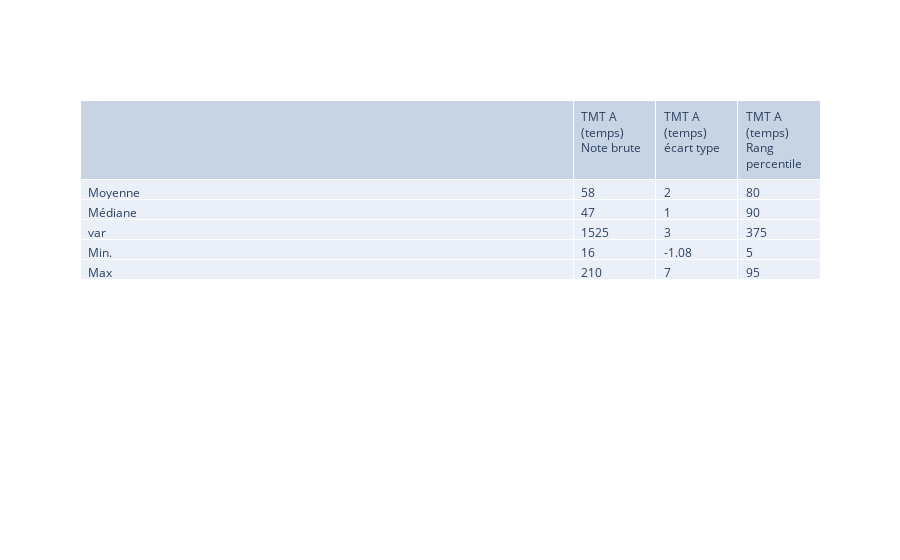

Here is the notebook cell this chart was saved with:
### Code cell
display(HTML('<h4>3. TMT A (temps)</h4>'))

df_tmta=df_tmt[df_tmt["TMT A (temps) Note brute"].notna()]

nb_avg = round(df_tmta["TMT A (temps) Note brute"].mean())
nb_med = round(df_tmta["TMT A (temps) Note brute"].median())
nb_var = round(df_tmta["TMT A (temps) Note brute"].var())
nb_min = df_tmta["TMT A (temps) Note brute"].min()
nb_max = df_tmta["TMT A (temps) Note brute"].max()
#
ec_avg = round(df_tmta["TMT A (temps) écart type"].mean())
ec_med = round(df_tmta["TMT A (temps) écart type"].median())
ec_var = round(df_tmta["TMT A (temps) écart type"].var())
ec_min = df_tmta["TMT A (temps) écart type"].min()
ec_max = df_tmta["TMT A (temps) écart type"].max()
#
rp_avg = round(df_tmta["TMT A (temps) Rang percentile"].mean())
rp_med = round(df_tmta["TMT A (temps) Rang percentile"].median())
rp_var = round(df_tmta["TMT A (temps) Rang percentile"].var())
rp_min = df_tmta["TMT A (temps) Rang percentile"].min()
rp_max = df_tmta["TMT A (temps) Rang percentile"].max()

columns = ['',"TMT A (temps) Note brute", "TMT A (temps) écart type", "TMT A (temps) Rang percentile"]

myarr = [['Moyenne', 'Médiane', 'var', 'Min.', 'Max']]
myarr.append([nb_avg, nb_med, nb_var, nb_min, nb_max])
myarr.append([ec_avg, ec_med, ec_var, ec_min, ec_max])
myarr.append([rp_avg, rp_med, rp_var, rp_min, rp_max])

myarr



tmt_A =  go.Table(
                columnwidth = [30,5],
                header=dict(values=list(columns),
                align='left'),
                cells=dict(values= myarr,align='left'))
fig = go.Figure(data=tmt_A)
fig.show()

### Figure 1 — Plotly figure (JSON) as saved in the notebook; plotly's stock layout.template omitted (floating-point values rounded to 4 significant figures)
{"data": [{"cells": {"align": "left", "values": [["Moyenne", "Médiane", "var", "Min.", "Max"], [58, 47, 1525, 16, 210], [2, 1, 3, -1.08, 7], [80, 90, 375, 5, 95]]}, "columnwidth": [30, 5], "header": {"align": "left", "values": ["", "TMT A (temps) Note brute", "TMT A (temps) écart type", "TMT A (temps) Rang percentile"]}, "type": "table"}], "layout": {}}
